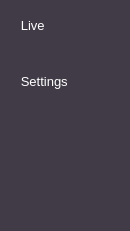
        <widget class="QFrame" name="toggle_frame">
         <property name="minimumSize">
          <size>
           <width>130</width>
           <height>0</height>
          </size>
         </property>
         <property name="maximumSize">
          <size>
           <width>130</width>
           <height>16777215</height>
          </size>
         </property>
         <property name="styleSheet">
          <string notr="true">QFrame{
	background: #413B47;
	padding:0px;

}


QPushButton{
	color: #fff;
	background-color:transparent;
	padding: 0px;
	font-size: 10pt;
	font-weight: normal;
	border-radius:0px;
	min-width:120px;
	text-align: left; 
	padding-left:10px;
}

QPushButton::icon {
        subcontrol-position: left center;
}

QPushButton:hover{
	background: #D43D41;
}

QPushButton:disabled {
    color: #8D8D8D;
}

QPushButton:pressed {
	background: rgb(0, 0, 0);
}</string>
         </property>
         <property name="frameShape">
          <enum>QFrame::NoFrame</enum>
         </property>
         <property name="lineWidth">
          <number>3</number>
         </property>
         <layout class="QVBoxLayout" name="verticalLayout_36">
          <property name="spacing">
           <number>0</number>
          </property>
          <property name="leftMargin">
           <number>0</number>
          </property>
          <property name="topMargin">
           <number>0</number>
          </property>
          <property name="rightMargin">
           <number>0</number>
          </property>
          <property name="bottomMargin">
           <number>0</number>
          </property>
          <item>
           <widget class="QFrame" name="frame_7">
            <property name="minimumSize">
             <size>
              <width>0</width>
              <height>82</height>
             </size>
            </property>
            <property name="frameShape">
             <enum>QFrame::NoFrame</enum>
            </property>
            <layout class="QVBoxLayout" name="verticalLayout_2">
             <property name="leftMargin">
              <number>0</number>
             </property>
             <property name="topMargin">
              <number>0</number>
             </property>
             <property name="rightMargin">
              <number>0</number>
             </property>
             <property name="bottomMargin">
              <number>0</number>
             </property>
             <item alignment="Qt::AlignTop">
              <widget class="QFrame" name="side_menu_frame">
               <property name="frameShape">
                <enum>QFrame::NoFrame</enum>
               </property>
               <layout class="QVBoxLayout" name="verticalLayout_20">
                <property name="leftMargin">
                 <number>0</number>
                </property>
                <property name="topMargin">
                 <number>0</number>
                </property>
                <property name="rightMargin">
                 <number>0</number>
                </property>
                <property name="bottomMargin">
                 <number>0</number>
                </property>
                <item>
                 <widget class="QPushButton" name="btn_side_playback">
                  <property name="sizePolicy">
                   <sizepolicy hsizetype="Preferred" vsizetype="Fixed">
                    <horstretch>0</horstretch>
                    <verstretch>0</verstretch>
                   </sizepolicy>
                  </property>
                  <property name="minimumSize">
                   <size>
                    <width>130</width>
                    <height>50</height>
                   </size>
                  </property>
                  <property name="maximumSize">
                   <size>
                    <width>120</width>
                    <height>50</height>
                   </size>
                  </property>
                  <property name="cursor">
                   <cursorShape>PointingHandCursor</cursorShape>
                  </property>
                  <property name="toolTip">
                   <string>Live View</string>
                  </property>
                  <property name="styleSheet">
                   <string notr="true">
    icon: url(:/icons/icons/playback-white.png);
</string>
                  </property>
                  <property name="text">
                   <string>   Live</string>
                  </property>
                  <property name="icon">
                   <iconset>
                    <normaloff>:/icons/icons/icons8-playback-24.png</normaloff>:/icons/icons/icons8-playback-24.png</iconset>
                  </property>
                  <property name="iconSize">
                   <size>
                    <width>28</width>
                    <height>28</height>
                   </size>
                  </property>
                 </widget>
                </item>
                <item>
                 <widget class="QPushButton" name="btn_side_settings">
                  <property name="sizePolicy">
                   <sizepolicy hsizetype="Expanding" vsizetype="Fixed">
                    <horstretch>0</horstretch>
                    <verstretch>0</verstretch>
                   </sizepolicy>
                  </property>
                  <property name="minimumSize">
                   <size>
                    <width>130</width>
                    <height>50</height>
                   </size>
                  </property>
                  <property name="maximumSize">
                   <size>
                    <width>120</width>
                    <height>50</height>
                   </size>
                  </property>
                  <property name="cursor">
                   <cursorShape>PointingHandCursor</cursorShape>
                  </property>
                  <property name="toolTip">
                   <string>Defect Parameters</string>
                  </property>
                  <property name="styleSheet">
                   <string notr="true">icon: url(:/icons/icons/setting-white.png);
</string>
                  </property>
                  <property name="text">
                   <string>   Settings</string>
                  </property>
                  <property name="icon">
                   <iconset>
                    <normaloff>:/icons/icons/icons8-settings-80.png</normaloff>:/icons/icons/icons8-settings-80.png</iconset>
                  </property>
                  <property name="iconSize">
                   <size>
                    <width>28</width>
                    <height>28</height>
                   </size>
                  </property>
                 </widget>
                </item>
               </layout>
              </widget>
             </item>
            </layout>
           </widget>
          </item>
          <item alignment="Qt::AlignHCenter">
           <widget class="QLabel" name="label_5">
            <property name="maximumSize">
             <size>
              <width>80</width>
              <height>80</height>
             </size>
            </property>
            <property name="text">
             <string/>
            </property>
            <property name="pixmap">
             <pixmap>:/icons/icons/rahahan-logo.png</pixmap>
            </property>
            <property name="scaledContents">
             <bool>true</bool>
            </property>
           </widget>
          </item>
          <item alignment="Qt::AlignHCenter">
           <widget class="QLabel" name="label_2">
            <property name="maximumSize">
             <size>
              <width>80</width>
              <height>70</height>
             </size>
            </property>
            <property name="text">
             <string/>
            </property>
            <property name="textFormat">
             <enum>Qt::PlainText</enum>
            </property>
            <property name="pixmap">
             <pixmap>:/icons/icons/logo_aryan.png</pixmap>
            </property>
            <property name="scaledContents">
             <bool>true</bool>
            </property>
           </widget>
          </item>
          <item>
           <spacer name="verticalSpacer_3">
            <property name="orientation">
             <enum>Qt::Vertical</enum>
            </property>
            <property name="sizeType">
             <enum>QSizePolicy::Fixed</enum>
            </property>
            <property name="sizeHint" stdset="0">
             <size>
              <width>20</width>
              <height>97</height>
             </size>
            </property>
           </spacer>
          </item>
         </layout>
        </widget>
